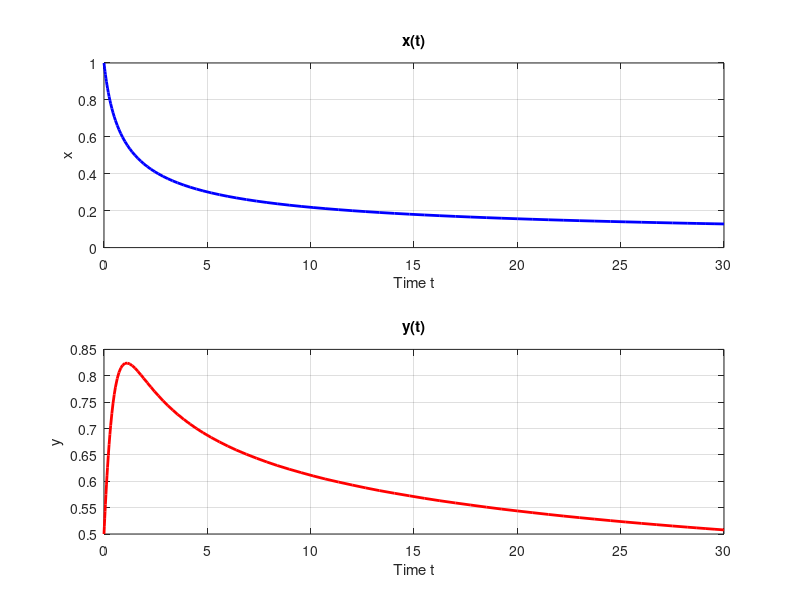
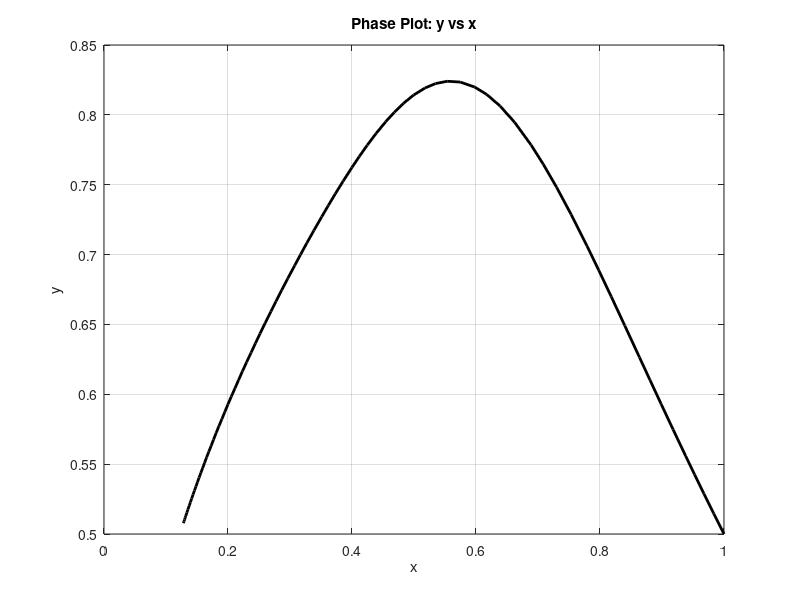

Write the MATLAB code that produced these figures, in order.
% 区间
tspan = [0 30];

x0 = 1;
y0 = 0.5;
init = [x0; y0];

% 微分方程组
f = @(t, z) [
    -z(1)^3;          % dx/dt = -x^3
     z(1) - z(2)^3    % dy/dt = x - y^3
];

[t, z] = ode45(f, tspan, init);
x = z(:,1);
y = z(:,2);

% x和y随t变化
figure;
subplot(2,1,1)
plot(t, x, 'b', 'LineWidth', 2);
title('x(t)')
xlabel('Time t')
ylabel('x')
grid on

subplot(2,1,2)
plot(t, y, 'r', 'LineWidth', 2);
title('y(t)')
xlabel('Time t')
ylabel('y')
grid on

% y 对 x
figure;
plot(x, y, 'k', 'LineWidth', 2);
title('Phase Plot: y vs x')
xlabel('x')
ylabel('y')
grid on
